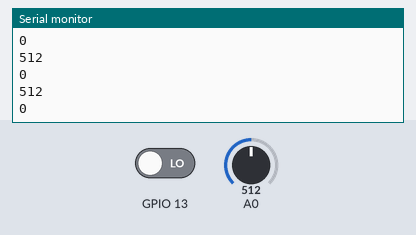
The sketch below on a simulated ESP8266 (NodeMCU). Parts: the last lines printed to the serial monitor. The test bench sets the inputs (shaded band); at power-on: A0 = 512, GPIO 13 LOW. WiFi joins after 1.5 s; servers stay silent unless stated; uploads are accepted with an empty reply.

Above: at 2.7 s.
2.8 s: A0 set to 716
At 3.36 s:
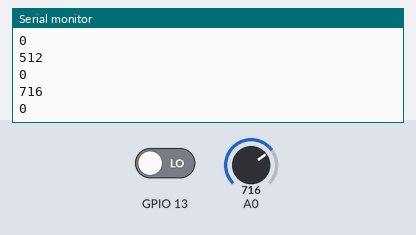
4.3 s: GPIO 13 driven HIGH
At 4.56 s:
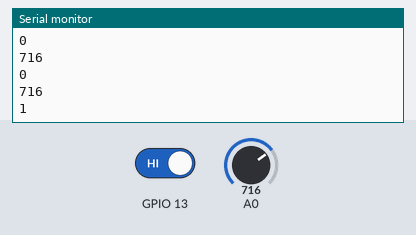
5.8 s: A0 set to 900
At 6.16 s:
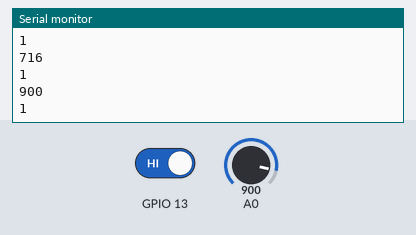
Timing chart, 0 to 8.8 s (numbered marks = the images above; inputs shaded):
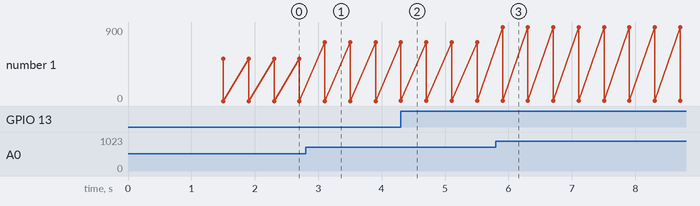

Measured:
- after the input at 2.8 s, the serial monitor: prints a new line after 0.30 s (image 1)
- after the input at 4.3 s, the serial monitor: prints a new line at once (image 2)
- after the input at 5.8 s, the serial monitor: prints a new line after 0.11 s (image 3)
- plotted number 1: 0 → 1 after the input at 4.3 s

The sketch:

submit_measurement-v1.ino
```cpp
#include <ESP8266WiFi.h>
#include <ESP8266HTTPClient.h>

void setup()
{
    Serial.begin(9600);
    WiFi.begin("ssid", "password");

    while (WiFi.status() != WL_CONNECTED)
    {
        delay(500);
        Serial.print("connecting...");
    }

    Serial.print("Connected, IP address: ");
    Serial.println(WiFi.localIP());
}

void loop() {
    int measurement[2];
    measurement[0] = analogRead(A0);
    measurement[1] = digitalRead(13);
    Serial.println(measurement[0]);
    Serial.println(measurement[1]);

    if (WiFi.status() == WL_CONNECTED)
    {
        WiFiClient client;
        HTTPClient http;

        if (http.begin(client, "http://0.0.0.0/measurements/1/?auth_key=p5ssw0rd&level="+String(measurement[0]))) {
            int httpCode = http.POST();
            if (httpCode > 0) {
                String payload = http.getString();
                Serial.println(payload);
            } else {
                Serial.println("Error on HTTP request");
            }
            http.end();
        } else {
            Serial.println("Error on HTTP begin");
        }

         if (http.begin(client, "http://0.0.0.0/measurements/2/?auth_key=p5ssw0rd&level="+String(measurement[1]))) {
            int httpCode = http.POST();
            if (httpCode > 0) {
                String payload = http.getString();
                Serial.println(payload);
            } else {
                Serial.println("Error on HTTP request");
            }
            http.end();
        } else {
            Serial.println("Error on HTTP begin");
        }
    }
}
```
